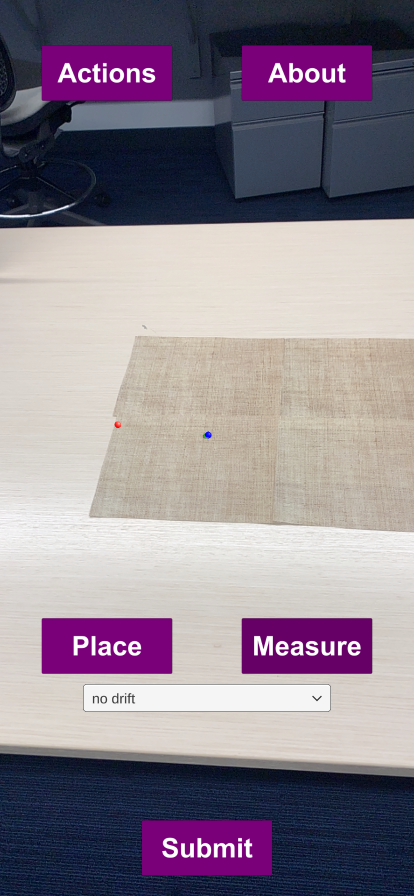
#> input picture archive/2022-03-01-19_dist1_2/position1.png, 828 x 1792 px, found by its file name (shown at 1/2 size)
$ python main.py   (older library calls are emulated)
#> lines starting #> are read from the running program, lines starting #| are printed output that depends on the picture; long printed decimals are rounded
#> in plotParams, `plt.show()`:
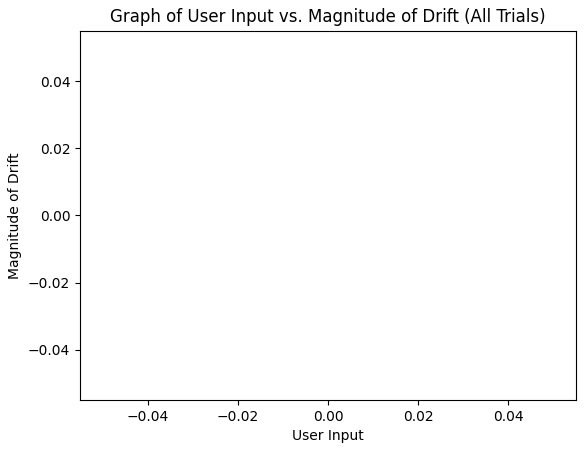
#> figure drawn by matplotlib, 1 panel
import numpy as np
import cv2
import skimage
import os
import matplotlib.pyplot as plt
import csv

rootdir = "/Users/jasondong/Desktop/ARIndepStudy/dataFolder/Trial 10"

def getPictureDetails():
    laplacianArr = []
    cornersArr = []
    entropyArr = []
    goEntropyArr = []
    userInput = []

    for dist in sorted(os.listdir(rootdir)):
        path = os.path.join(rootdir, dist)
        for directory in sorted(os.listdir(path)):
            dirPath = os.path.join(path, directory)
            filePath = os.path.join(dirPath, "position1.png")
            img_clr = cv2.imread(filePath)
#> img_clr is the input picture: shape (1792, 828, 3); mean B, G, R 144.3, 132.2, 143.3
            cv2.imshow('image', img_clr)

            cropped_image = img_clr[210:1200, 0:1200]
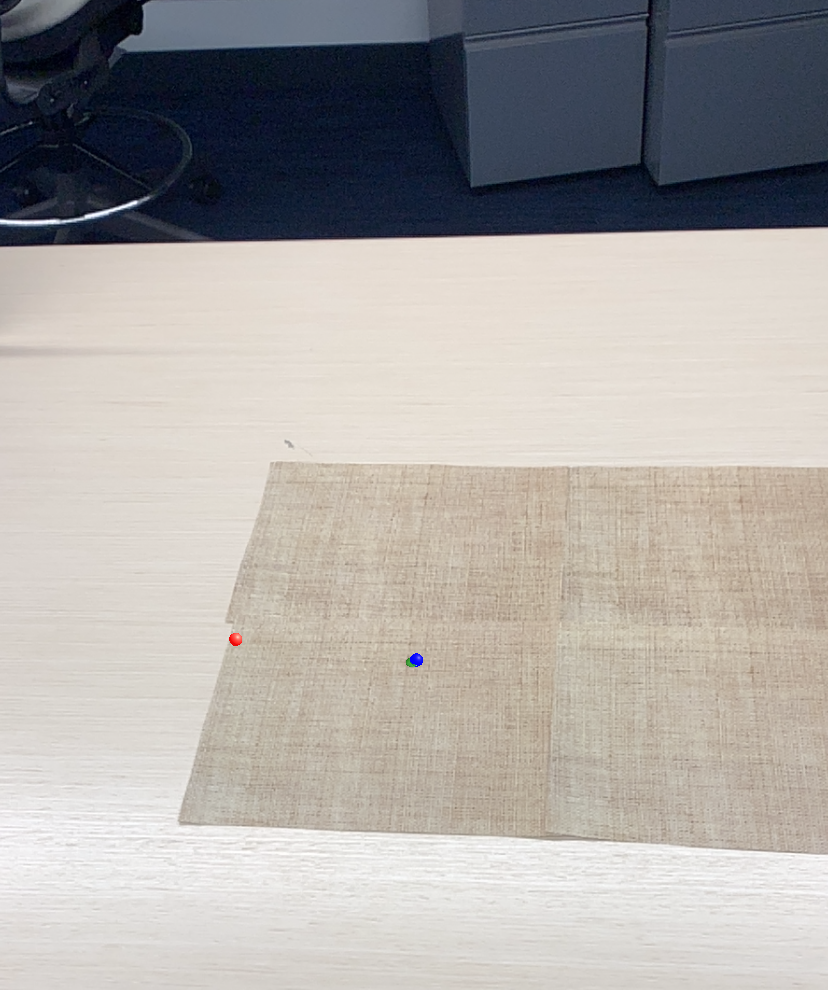
#> cropped_image: shape (990, 828, 3); mean B, G, R 164.3, 167.3, 171
            cv2.imshow("cropped", cropped_image)
            # cv2.waitKey(0)
            # Calculate brightness
            brightness = (np.mean(cropped_image)) / 255
#> brightness = 0.657

            # Calculate contrast
            contrast = cropped_image.std()
#> contrast = 71.39

            # Calculate entropy
            entropy = skimage.measure.shannon_entropy(cropped_image)
#> entropy = 7.25
            entropyArr.append(entropy)

            # Calculate GO Entropy
            sobel_h = cv2.Sobel(cropped_image, cv2.CV_64F, 1, 0, ksize=3)
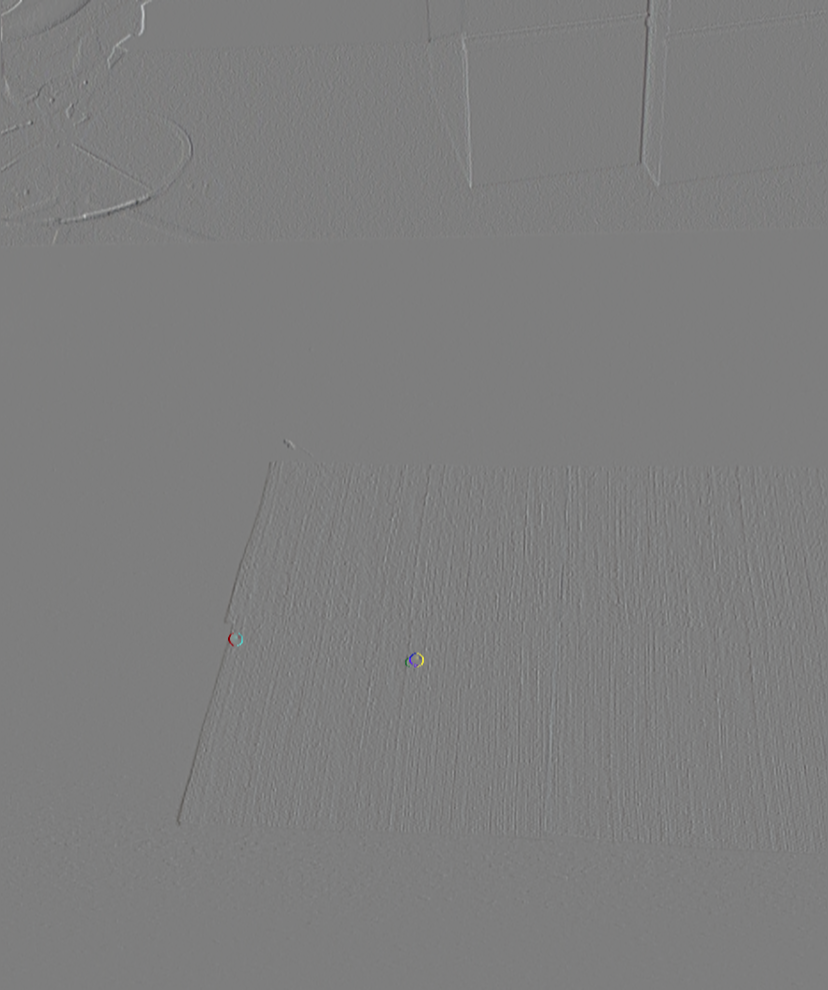
#> sobel_h: shape (990, 828, 3) float64; mean B, G, R -0.1, 0, 0; drawn with min black and max white
            sobel_v = cv2.Sobel(cropped_image, cv2.CV_64F, 0, 1, ksize=3)
            orien = cv2.phase(np.array(sobel_h, np.float32), np.array(sobel_v, dtype=np.float32), angleInDegrees=True)
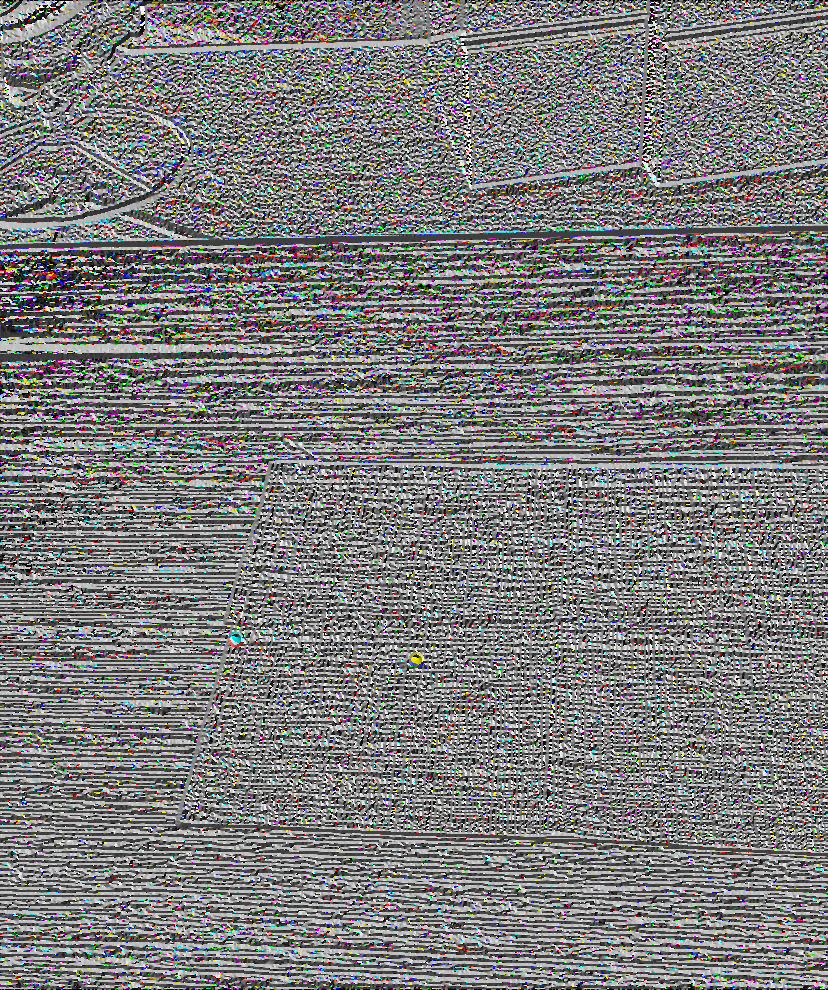
#> orien: shape (990, 828, 3) float32; mean B, G, R 174.8, 174.5, 175; drawn with min black and max white
            orien_entropy = skimage.measure.shannon_entropy(orien)
#> orien_entropy = 9.56
            goEntropyArr.append(orien_entropy)

            # Calculate variance of the laplacian
            laplacian = cv2.Laplacian(cropped_image, cv2.CV_64F).var()
#> laplacian = 112.5
            laplacianArr.append(laplacian)

            # Calculate corners
            fast = cv2.FastFeatureDetector_create()
            kp = fast.detect(img_clr, None)
#> kp = 15582 keypoints; strongest (x, y, size): (649, 1283, 7), (662, 1283, 7), (667, 1283, 7), (634, 1288, 7)
            corners = len(kp)
#> corners = 15582
            cornersArr.append(corners)

            # print("Directory: " + dirPath + " Image - Brightness: " + str(brightness) + " Contrast: " + str(contrast) + " Entropy: " + str(entropy) + " Laplacian: " + str(laplacian) + " Corners: " + str(corners))
            print("Directory: " + dirPath + " Entropy: " + str(entropy) + " GoEntropy: " + str(orien_entropy))
#| Directory: /Users/jasondong/Desktop/ARIndepStudy/dataFolder/Trial 10/100cm/user1 Entropy: 7.246 GoEntropy: 9.562

            filePath = os.path.join(dirPath, "userInput.txt")
            if os.path.isfile(filePath):
                with open(filePath, 'r') as f:
                    userInput.append(f.read().replace("\n", ""))

    # plotParams(userInput, laplacianArr, "User Input", "Laplacian", "Graph of User Input vs. Laplacian")
    # plotParams(userInput, cornersArr, "User Input", "Corners", "Graph of User Input vs. Corners")

    with open('temp.csv', 'a', encoding='UTF8', newline='') as f:
        writer = csv.writer(f)

        # write the laplacian
        writer.writerow(entropyArr)

        # write the corners
        writer.writerow(goEntropyArr)


def parseData():
    positionInWorldSpace = []
    distanceFromCameraToObject = []
    changeInViewingAngle = []
    magnitudeOfDrift = []
    userInput = []

    for dist in sorted(os.listdir(rootdir)):
        path = os.path.join(rootdir, dist)
        for directory in sorted(os.listdir(path)):
            dirPath = os.path.join(path, directory)
            # print(dirPath)

            # checking if it is a file, read position1.txt
            filePath = os.path.join(dirPath, "position1.txt")
            if os.path.isfile(filePath):
                with open(filePath, 'r') as f:
                    dataArr = []
                    dataArr.append(f.read())
                    for data in dataArr:
                        splitArr = data.split("\n")
                        positionInWorldSpace.append(splitArr[0])
                        distanceFromCameraToObject.append(splitArr[1])
                        changeInViewingAngle.append(splitArr[2])
                        magnitudeOfDrift.append(splitArr[3])

            #checking if it is a file, read userInput.txt
            filePath = os.path.join(dirPath, "userInput.txt")
            if os.path.isfile(filePath):
                with open(filePath, 'r') as f:
                    userInput.append(f.read().replace("\n", ""))


    print("Position in world space: " + str(positionInWorldSpace))
    print("Distance from Camera to Object: " + str(distanceFromCameraToObject))
    print("Change in viewing angle: " + str(changeInViewingAngle))
    print("Magnitude of drift: " + str(magnitudeOfDrift))
    print("User Input: " + str(userInput))

    #Plotting
    plotParams(userInput, magnitudeOfDrift, "User Input", "Magnitude of Drift", "Graph of User Input vs. Magnitude of Drift (All Trials)")

    userInputArr = []
    for directory in sorted(os.listdir(rootdir)):
        dirPath = os.path.join(rootdir, directory)
        print(dirPath)
        filePath = os.path.join(dirPath, "userInput.txt")
        if (os.path.isfile(filePath)):
            with open(filePath, 'r') as f:
                userInputArr.append(f.read())

    with open('temp.csv', 'a', encoding='UTF8', newline='') as f:
        writer = csv.writer(f)

        # write the laplacian
        writer.writerow(userInputArr)


def plotParams(xaxis, yaxis, xlabel, ylabel, title):
    int_x = [int(numeric_string) for numeric_string in xaxis]
    float_y = [float(numeric_string) for numeric_string in yaxis]

    plt.scatter(int_x, float_y)

    plt.xlabel(xlabel)
    plt.ylabel(ylabel)
    plt.title(title)
    plt.show()

if __name__ == '__main__':
    os.system("find . -name '.DS_Store' -type f -delete") #Delete .DS_Store files that come from macOS
    parseData()
    getPictureDetails()

$ run again, on dataFolder/Trial 10/100cm/user2/position1.png
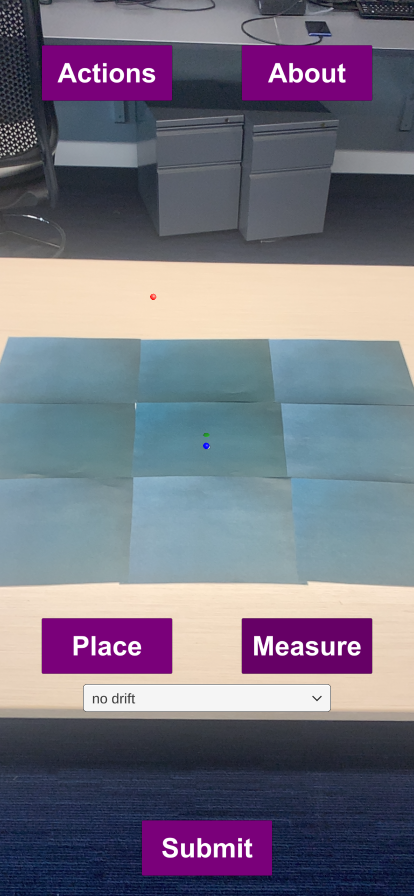
#> input picture dataFolder/Trial 10/100cm/user2/position1.png, 828 x 1792 px, found by its file name (shown at 1/2 size)
#> in getPictureDetails, img_clr is the input picture: shape (1792, 828, 3); mean B, G, R 130.3, 115.1, 118.4
#> in getPictureDetails, `cropped_image = img_clr[210:1200, 0:1200]`:
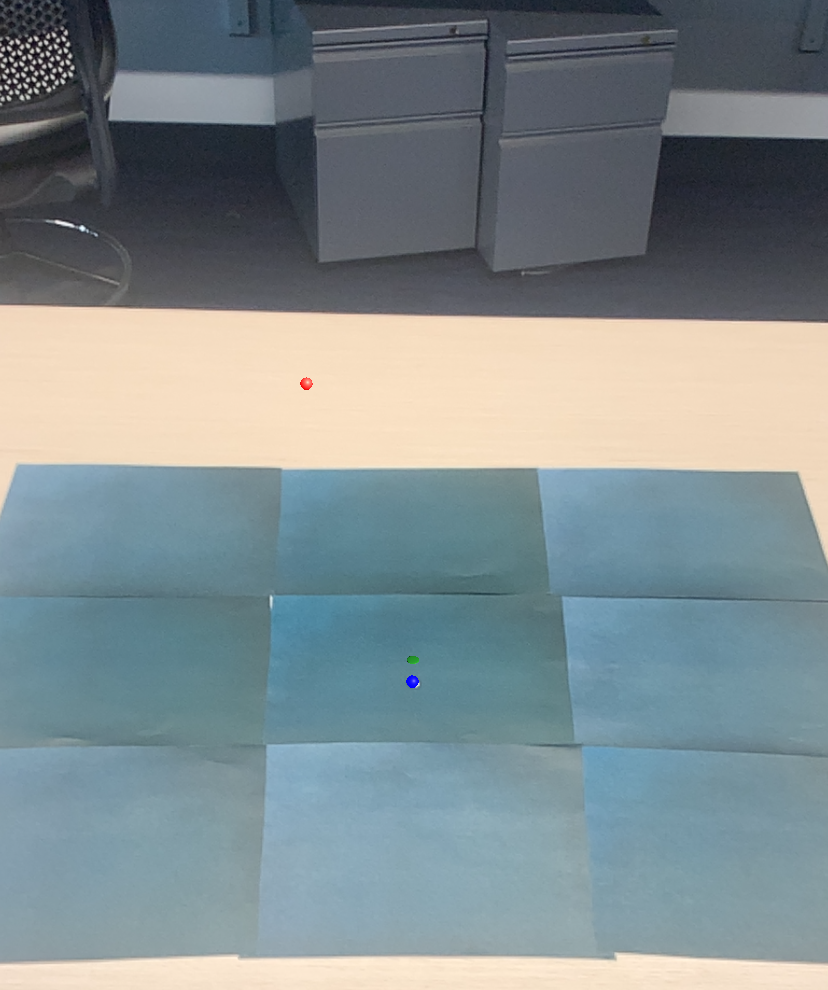
#> cropped_image: shape (990, 828, 3); mean B, G, R 142.9, 139.8, 127.8
#> brightness = 0.537
#> contrast = 54.02
#> entropy = 7.54
#> in getPictureDetails, `orien = cv2.phase(np.array(sobel_h, np.float32), np.array(sobel_v, dty..`:
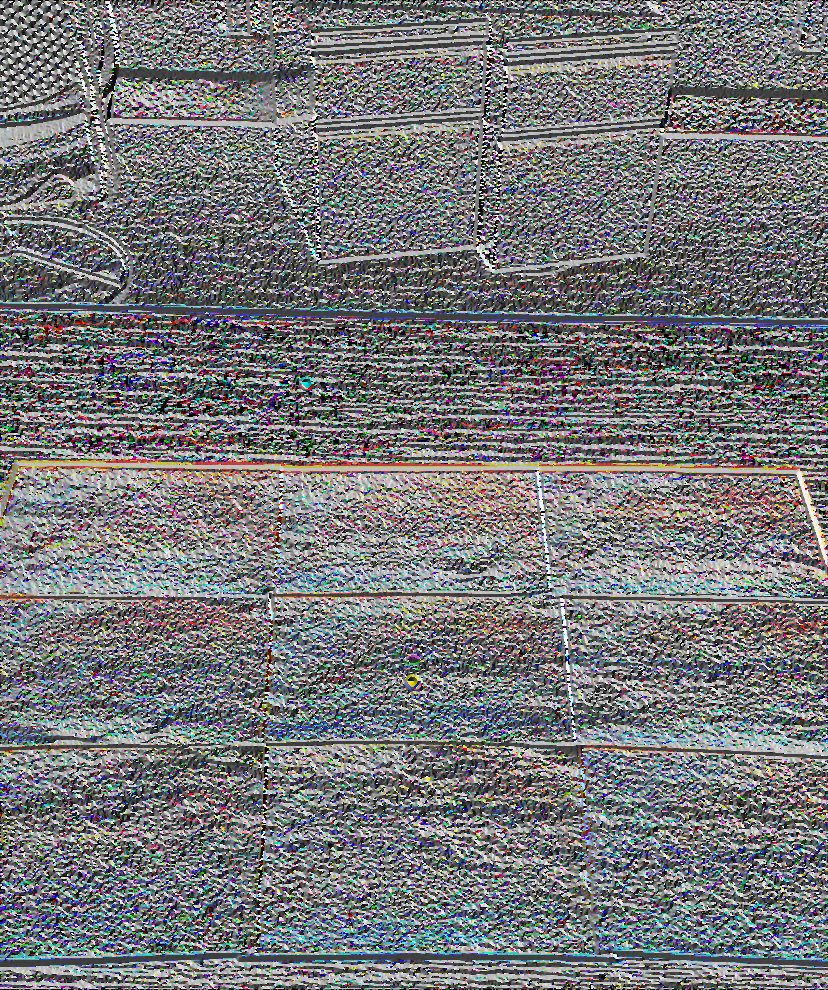
#> orien: shape (990, 828, 3) float32; mean B, G, R 170.4, 167.6, 166; drawn with min black and max white
#> laplacian = 66.59
#> kp = 7588 keypoints; strongest (x, y, size): (649, 1283, 7), (662, 1283, 7), (667, 1283, 7), (634, 1288, 7)
#> corners = 7588
#| Directory: /Users/jasondong/Desktop/ARIndepStudy/dataFolder/Trial 10/100cm/user2 Entropy: 7.536 GoEntropy: 7.538
